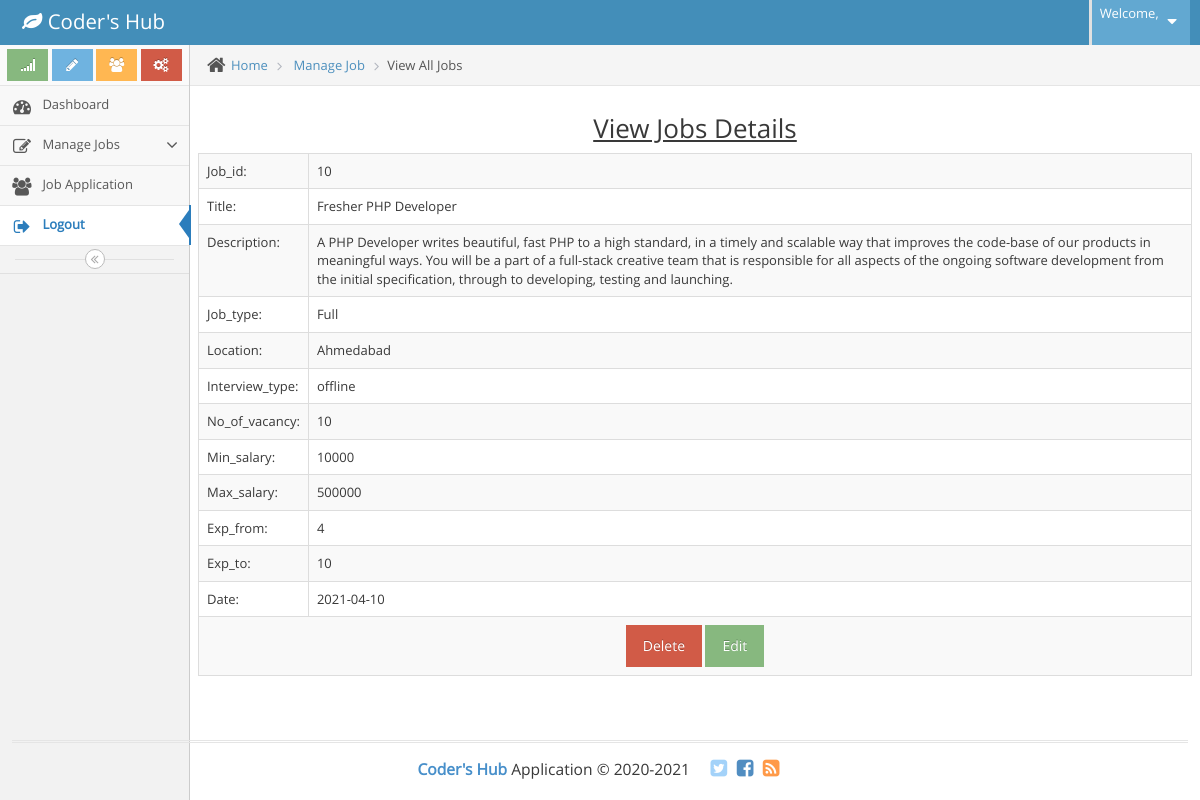
The app's page /company/job_details.php?did=10 with its own data.
### tables this page shows
CREATE TABLE `job` (
  `Job_id` int(12) NOT NULL,
  `Tech_id` int(50) NOT NULL,
  `Sub_id` int(50) NOT NULL,
  `Title` varchar(100) NOT NULL,
  `Description` text NOT NULL,
  `Job_type` varchar(50) NOT NULL,
  `Location` varchar(50) NOT NULL,
  `Interview_type` varchar(50) NOT NULL,
  `No_of_vacancy` varchar(50) NOT NULL,
  `Min_salary` float NOT NULL,
  `Max_salary` float NOT NULL,
  `Exp_from` bigint(10) NOT NULL,
  `Exp_to` bigint(10) NOT NULL,
  `Date` date NOT NULL,
  `Comp_id` int(12) NOT NULL
);

### company/job_details.php (the view, shortened to what this page needs)
<?php
$obj = new mysqli("localhost","root","","codershub");
$id = $_GET["did"];
$result = $obj->query("select * from job where Job_id='$id'");
$row = $result->fetch_object();
?>
<!DOCTYPE html>
<html lang="en">
	<head>
		<link rel="stylesheet" href="assets/css/bootstrap.min.css" />
		<link rel="stylesheet" href="assets/font-awesome/4.5.0/css/font-awesome.min.css" />
		<link rel="stylesheet" href="assets/css/jquery-ui.custom.min.css" />
		<link rel="stylesheet" href="assets/css/chosen.min.css" />
		<link rel="stylesheet" href="assets/css/bootstrap-datepicker3.min.css" />
		<link rel="stylesheet" href="assets/css/bootstrap-timepicker.min.css" />
		<link rel="stylesheet" href="assets/css/daterangepicker.min.css" />
		<link rel="stylesheet" href="assets/css/bootstrap-datetimepicker.min.css" />
		<link rel="stylesheet" href="assets/css/bootstrap-colorpicker.min.css" />
		<link rel="stylesheet" href="assets/css/ace.min.css" class="ace-main-stylesheet" id="main-ace-style" />
		<link rel="stylesheet" href="assets/css/ace-rtl.min.css" />
	</head>
	<body class="no-skin">
		<?php include 'common/header.php';?>
		<div class="main-container ace-save-state" id="main-container">
			<?php include 'common/sidebar.php';?>
			<div class="main-content">
				<div class="main-content-inner">
					<div class="breadcrumbs ace-save-state" id="breadcrumbs">
						<ul class="breadcrumb">
							<li>
								<i class="ace-icon fa fa-home home-icon"></i>
								<a href="#">Home</a>
							</li>
							<li>
								<a href="#">Manage Job</a>
							</li>
							<li class="active">View All Jobs</li>
						</ul>
					</div>
					<div class="page-content">
						<div class="row">
							<form method="post">
								<table id="dynamic-table" class="table table-striped table-bordered table-hover">
									<h2 align="center" ><u>View Jobs Details</u></h2>
									<tr>
										<td>Job_id:</td>
										<td><?php echo $row->Job_id;?></td>
									</tr>
									<tr>
										<td>Title:</td>
										<td><?php echo $row->Title;?></td>
									</tr>
									<tr>
										<td>Description:</td>
										<td><?php echo $row->Description;?></td>
									</tr>
									<tr>
										<td>Job_type:</td>
										<td><?php echo $row->Job_type;?></td>
									</tr>
									<tr>
										<td>Location:</td>
										<td><?php echo $row->Location;?></td>
									</tr>
									<tr>
										<td>Interview_type:</td>
										<td><?php echo $row->Interview_type;?></td>
									</tr>
									<tr>
										<td>No_of_vacancy:</td>
										<td><?php echo $row->No_of_vacancy;?></td>
									</tr>
									<tr>
										<td>Min_salary:</td>
										<td><?php echo $row->Min_salary;?></td>
									</tr>
									<tr>
										<td>Max_salary:</td>
										<td><?php echo $row->Max_salary;?></td>
									</tr>
									<tr>
										<td>Exp_from:</td>
										<td><?php echo $row->Exp_from;?></td>
									</tr>
									<tr>
										<td>Exp_to:</td>
										<td><?php echo $row->Exp_to;?></td>
									</tr>
									<tr>
										<td>Date:</td>
										<td><?php echo $row->Date;?></td>
									</tr>
									<tr>
										<td colspan="2" align="center">
											 <a href="job_delete.php?delid=<?php echo $row->Job_id;?>" class="btn btn-danger">Delete</a>
                          <a href="job_edit.php?editid=<?php echo $row->Job_id;?>" class="btn btn-success">Edit</a>
										</td>
									</tr>
								</table>
								</form>
							</div>
						</div>
					</div>
				</div>
			</div>
			<div class="footer">
				<div class="footer-inner">
					<?php include 'common/footer.php';?>
	</body>
</html>

### records on screen
job: Job_id "10", Title "Fresher PHP Developer", Description "A PHP Developer writes beautiful, fast PHP to a high standard, in a timely and scalable way that improves the code-base of our products in meaningful ways. You will be a part of a full-stack creative team that is responsible for all aspects of the ongoing software development from the initial specification, through to developing, testing and launching.", Job_type "Full", Location "Ahmedabad", Interview_type "offline", No_of_vacancy "10", Min_salary "10000", Max_salary "500000", Exp_from "4", Exp_to "10", Date "2021-04-10"
